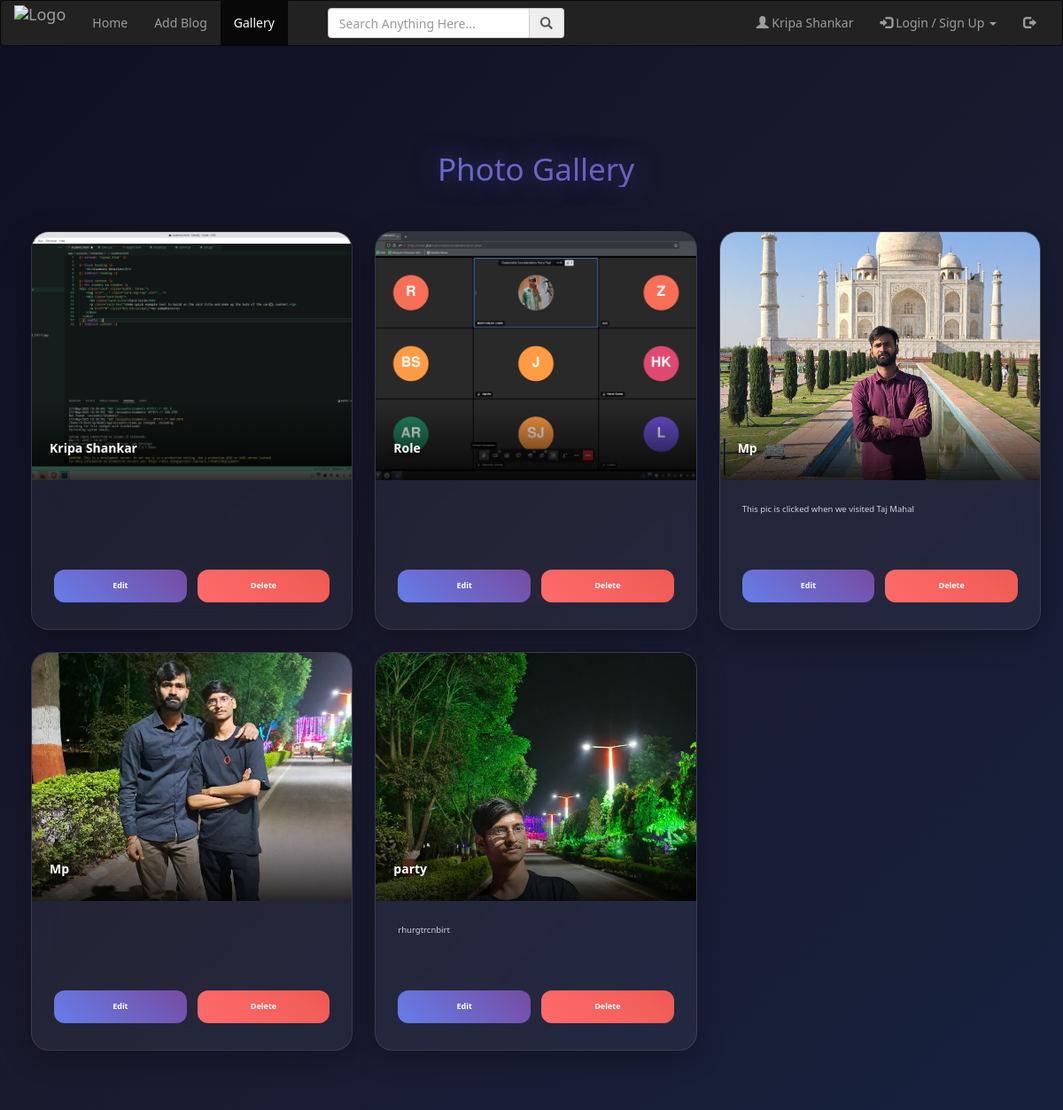
The app's page /gallery/ (signed in), older data.
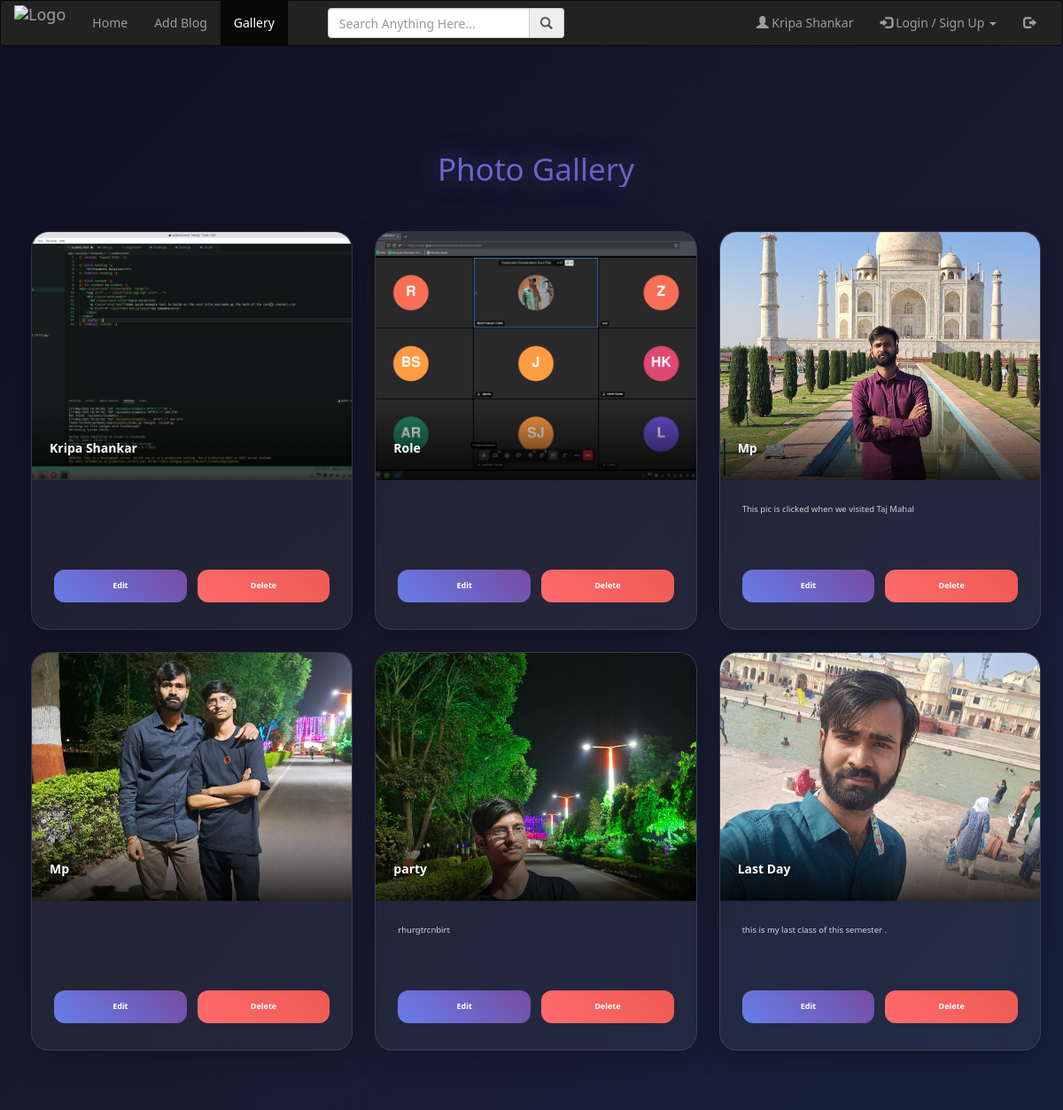
The same page, newer data.
### accounts/models.py (models this page shows, shortened)
class Blog(models.Model):
    user =  models.ForeignKey(User, on_delete=models.CASCADE)
    name = models.CharField(max_length=50,null=False,blank=False)
    messeage = models.TextField(max_length = 100)
    image = models.ImageField(upload_to="image/", height_field=None, width_field=None, max_length=None)

### accounts/views.py (the view)
# urls.py: path('gallery/', views.gallery, name="gallery"),
@login_required
def gallery(request):
    blogs = Blog.objects.all()
    return render(request,"gallery.html",{'blogs':blogs})

### accounts/templates/gallery.html (shortened to what this page needs)
{% extends 'base.html' %}
{% load static %}
{% block content %}
<div class="gallery-wrapper">
    <div class="container">
        <h1>Photo Gallery</h1>
        {% if blogs %}
        <div class="gallery-grid">
            {% for blog in blogs %}
                {% if request.user == blog.user %}
                <div class="card {% if not blog.messeage %}no-message{% endif %}">
                    <div class="card-image-wrapper">
                        <img src="{{ blog.image.url }}" alt="{{ blog.name }}" class="card-image">
                        <div class="card-overlay">
                            <h3 class="card-title">{{ blog.name }}</h3>
                        </div>
                    </div>
                    <div class="card-content">
                        {% if blog.messeage %}
                        <p class="card-text">{{ blog.messeage }}</p>
                        {% endif %}
                        <div class="card-buttons">
                            <a href="{% url 'edit' blog.id %}" class="btn btn-edit">Edit</a>
                            <a href="{% url 'delete' blog.id %}" class="btn btn-delete">Delete</a>
                        </div>
                    </div>
                </div>
                {% endif %}
            {% endfor %}
        </div>
        {% else %}
        <div class="no-blogs">
            No blogs available. Create your first gallery item!
        </div>
        {% endif %}
    </div>
</div>
{% endblock content %}

Row changes from the older to the newer data that the page shows:
added Blog: image (picture), name "Last Day", messeage "this is my last class of this semester ."
